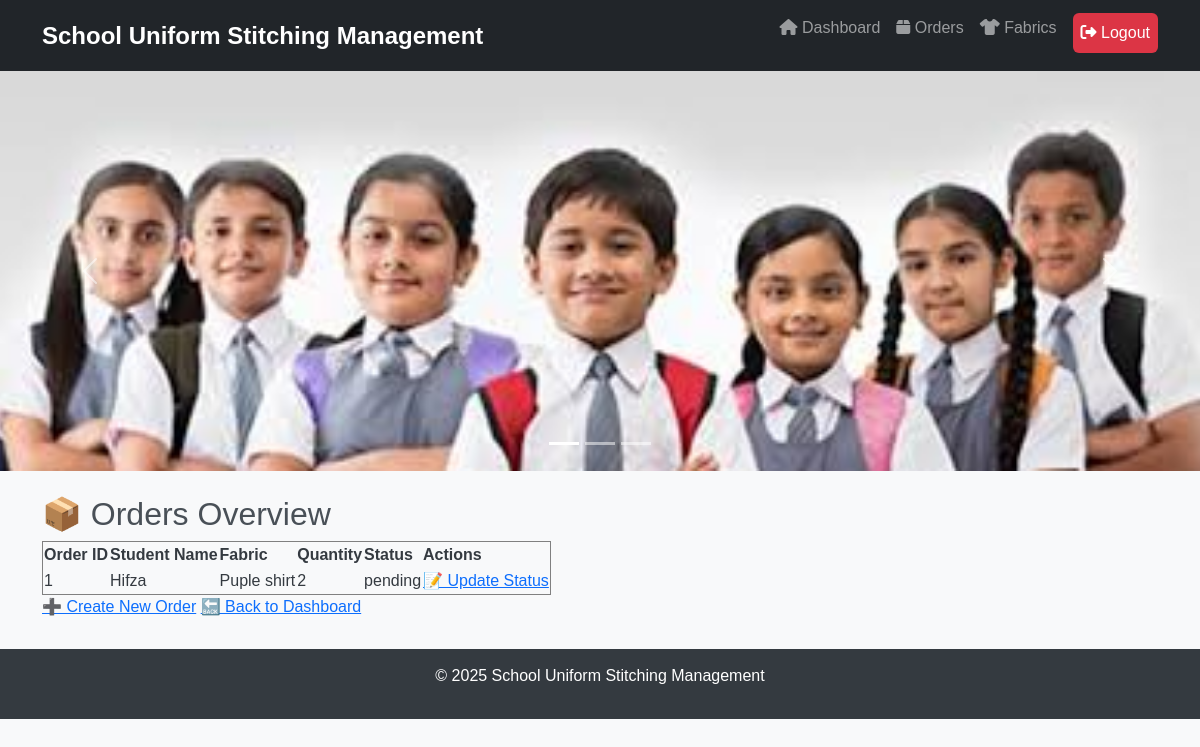
The app's page /order-list/ (signed in) with its own data.
### stitching/models.py (models this page shows, shortened)
class Order(models.Model):
    measurement = models.ForeignKey(StudentMeasurement, on_delete=models.CASCADE, related_name="orders")
    fabric = models.ForeignKey(FabricAccessory, on_delete=models.CASCADE, related_name="orders")
    quantity = models.PositiveIntegerField()
    order_date = models.DateTimeField(auto_now_add=True)
    status = models.CharField(max_length=50, choices=[('pending', 'Pending'), ('completed', 'Completed')])

class StudentMeasurement(models.Model):
    student_name = models.CharField(max_length=100)
    school_name = models.CharField(max_length=100)
    chest = models.FloatField()
    waist = models.FloatField()
    height = models.FloatField()
    sleeve_length = models.FloatField()

class FabricAccessory(models.Model):
    name = models.CharField(max_length=100)
    quantity = models.PositiveIntegerField()
    unit_price = models.DecimalField(max_digits=10, decimal_places=2)

### stitching/views.py (the view)
# urls.py: path('order-list/', order_list, name='order_list'),
@login_required
def order_list(request):
    orders = Order.objects.all()
    return render(request, 'stitching/order_list.html', {'orders': orders})

### stitching/templates/stitching/order_list.html (shortened to what this page needs)
{% extends 'stitching/base.html' %}
{% block content %}
<h2>📦 Orders Overview</h2>
<table border="1">
    <tr>
        <th>Order ID</th>
        <th>Student Name</th>
        <th>Fabric</th>
        <th>Quantity</th>
        <th>Status</th>
        <th>Actions</th>
    </tr>
    {% for order in orders %}
    <tr>
        <td>{{ order.id }}</td>
        <td>{{ order.measurement.student_name }}</td>
        <td>{{ order.fabric.name }}</td>
        <td>{{ order.quantity }}</td>
        <td>{{ order.status }}</td>
        <td>
            <a href="{% url 'update_order' order.id %}">📝 Update Status</a>
        </td>
    </tr>
    {% endfor %}
</table>
<a href="{% url 'create_order' %}">➕ Create New Order</a>
<a href="{% url 'dashboard' %}">🔙 Back to Dashboard</a>
{% endblock %}

### stitching/templates/stitching/base.html (style rules this page uses)
body { background-color: #f8f9fa; font-family: 'Arial', sans-serif; color: #343a40; }
h2, h3 { color: #495057; }

### records on screen
Order: id "1", measurement.student_name "Hifza", fabric.name "Puple shirt", quantity "2", status "pending"
